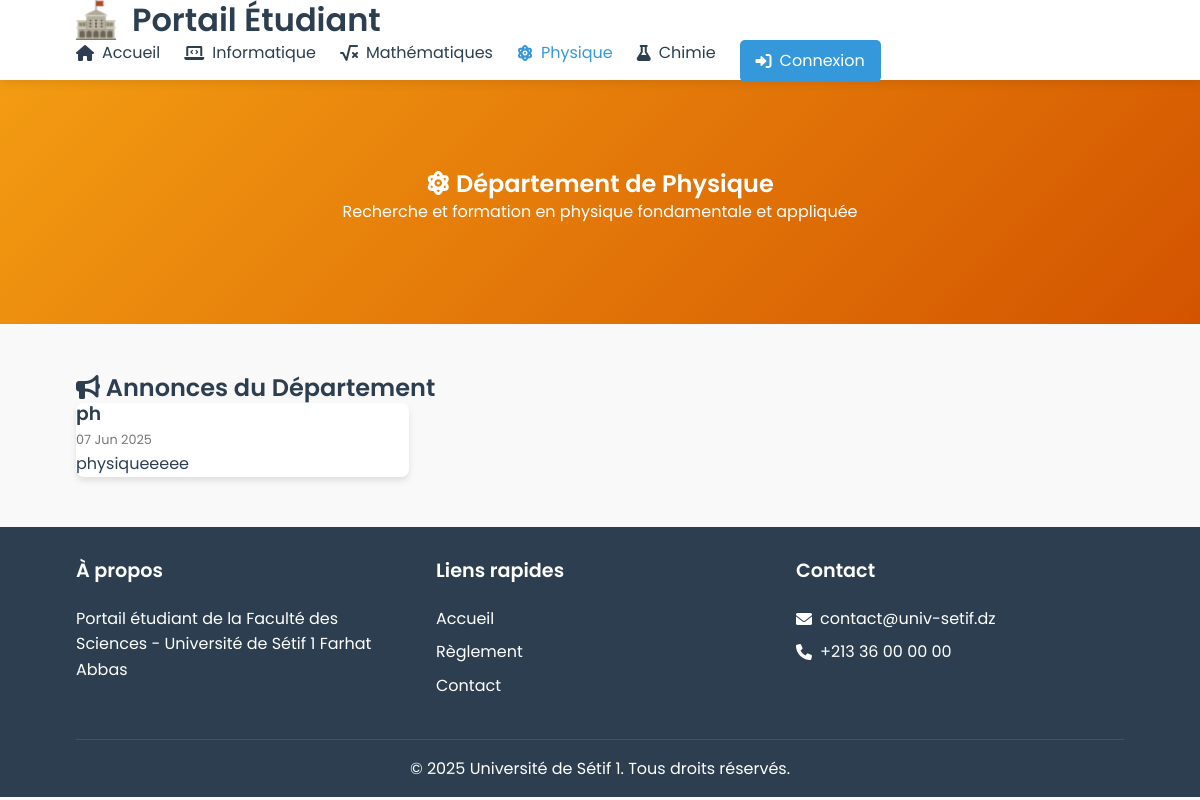
The app's page /physics.php with its own data.
### tables this page shows
CREATE TABLE IF NOT EXISTS `announcements` (
  `id` int NOT NULL AUTO_INCREMENT,
  `title` text NOT NULL,
  `content` text NOT NULL,
  `display` enum('general','computer_science','physics','chemistry','math') NOT NULL,
  `datetime` datetime NOT NULL,
  PRIMARY KEY (`id`)
);

### physics.php (the view)
<?php
require_once 'partials/header.php';
require_once 'backend/db_connect.php';
try {
    $stmt = $pdo->prepare("SELECT * FROM announcements WHERE display = ? ORDER BY datetime DESC");
    $stmt->execute(['physics']);
    $announcements = $stmt->fetchAll();
} catch (PDOException $e) {
    $announcements = [];
}
?>
<link rel="stylesheet" href="styles/main.css">
<main>
    <section class="department-hero physics-bg">
        <div class="container">
            <h1><i class="fas fa-atom"></i> Département de Physique</h1>
            <p>Recherche et formation en physique fondamentale et appliquée</p>
        </div>
    </section>
    <section class="department-announcements">
        <div class="container">
            <h2><i class="fas fa-bullhorn"></i> Annonces du Département</h2>
            <?php if (!empty($announcements)): ?>
                <div class="announcements-grid">
                    <?php foreach ($announcements as $announcement): ?>
                        <div class="announcement-card">
                            <h3><?= htmlspecialchars($announcement['title']) ?></h3>
                            <span class="announcement-date">
                                <?= date('d M Y', strtotime($announcement['datetime'])) ?>
                            </span>
                            <p><?= htmlspecialchars($announcement['content']) ?></p>
                        </div>
                    <?php endforeach; ?>
                </div>
            <?php else: ?>
                <p class="no-results">Aucune annonce disponible</p>
            <?php endif; ?>
        </div>
    </section>
</main>
<?php require_once 'partials/footer.php'; ?>

### styles/main.css (style rules this page uses)
:root { --primary-color: #3498db; --secondary-color: #2ecc71; --dark-color: #2c3e50; --light-color: #ecf0f1; --danger-color: #e74c3c; --success-color: #2ecc71; --warning-color: #f39c12; --white: #ffffff; --black: #000000; --font-primary: 'Poppins', sans-serif; --font-size-base: 1rem; --space-sm: 0.5rem; --space-md: 1rem; --space-lg: 1.5rem; --space-xl: 2rem; --border-radius: 5px; --border-radius-lg: 8px; }
* { margin: 0; padding: 0; box-sizing: border-box; }
body { font-family: var(--font-primary); line-height: 1.6; color: var(--dark-color); background-color: #f9f9f9; }
.container { width: 90%; max-width: 1200px; margin: 0 auto; padding: 0 var(--space-md); }
h1, h2, h3, h4 { font-weight: 600; line-height: 1.2; }
.announcements-grid { display: grid; grid-template-columns: repeat(auto-fill, minmax(300px, 1fr)); gap: var(--space-lg); }
.announcement-card { background-color: var(--white); border-radius: var(--border-radius-lg); box-shadow: 0 4px 6px rgba(0, 0, 0, 0.1); overflow: hidden; transition: transform 0.3s; }
.announcement-date { font-size: 0.8rem; color: #777; }
.department-hero { padding: 100px 0; text-align: center; color: white; margin-top: 70px; background-size: cover; }
.physics-bg { background: linear-gradient(135deg, #f39c12, #d35400); }
.department-announcements { padding: 50px 0; }

### records on screen
announcements: title "ph", datetime "07 Jun 2025", content "physiqueeeee"
